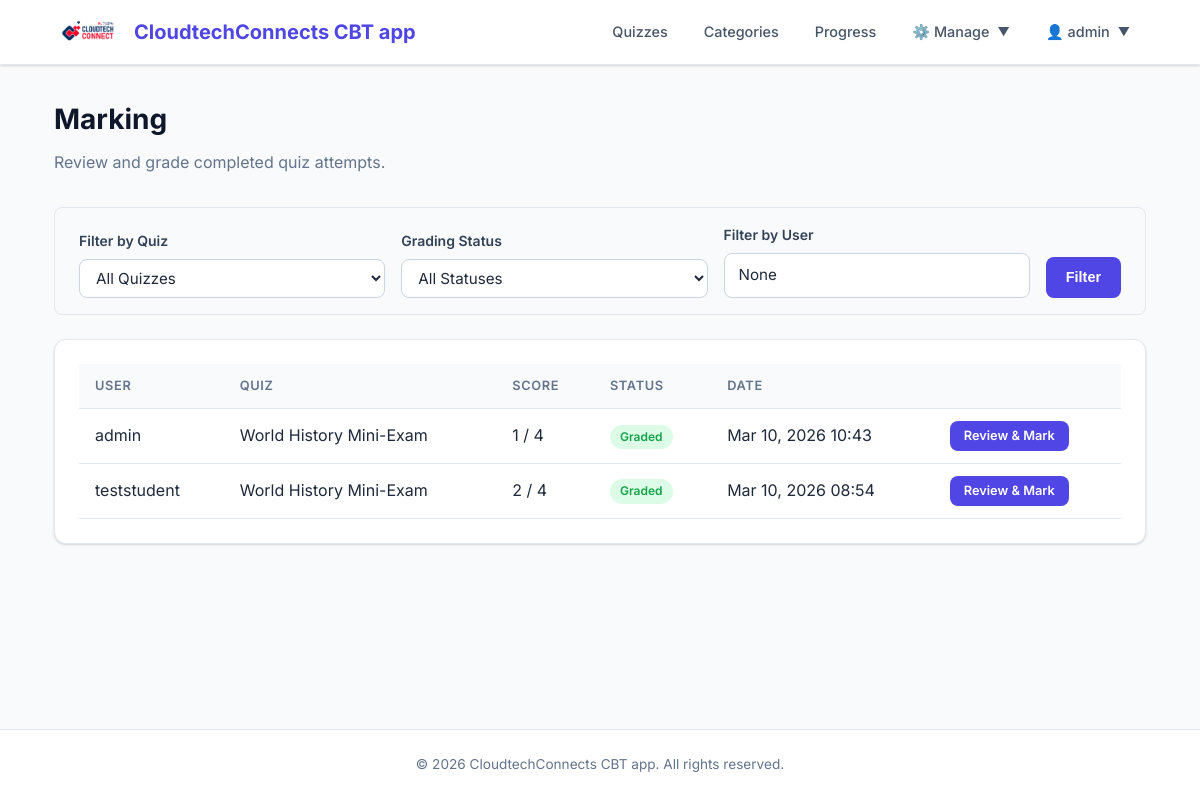
Before: /marking/ (signed in) with the older database file.
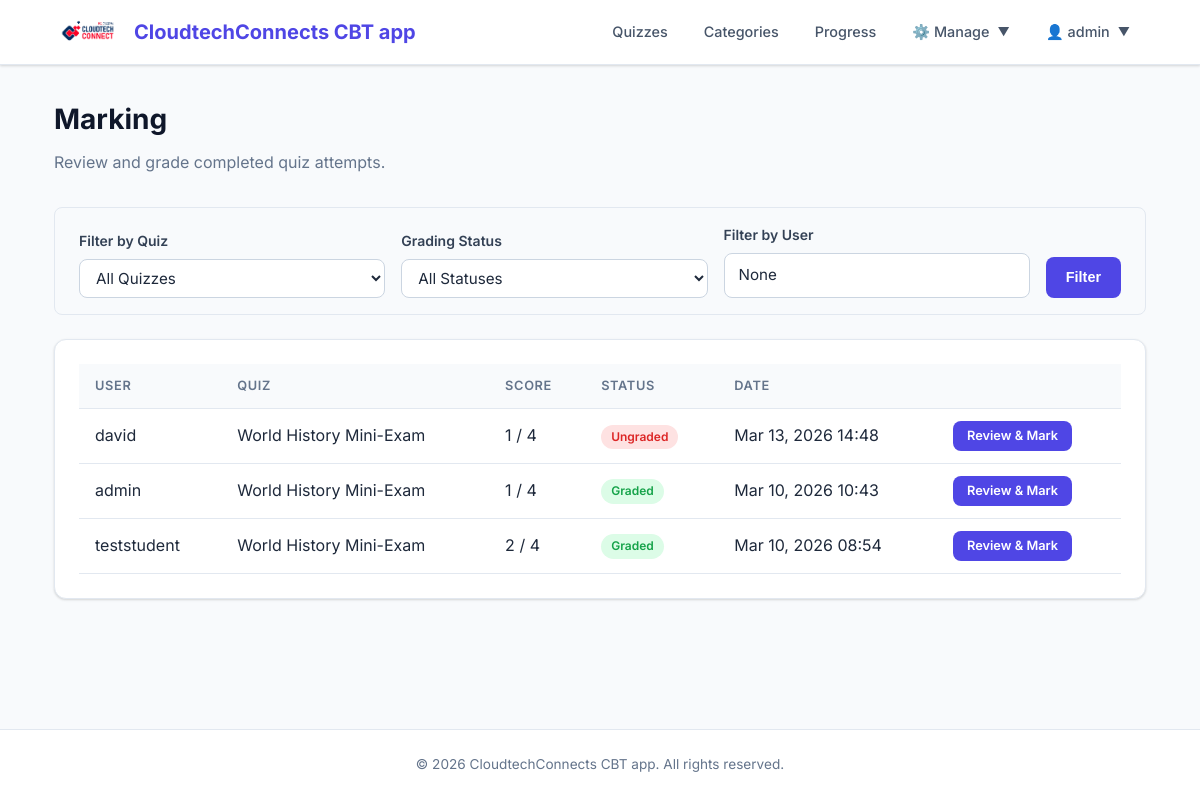
After: the same page with the newer database file.
### apps/quiz/models.py (models this page shows, shortened)
class Sitting(models.Model):
    user = models.ForeignKey(
        settings.AUTH_USER_MODEL,
        on_delete=models.CASCADE,
        null=True,
        blank=True,
        related_name='sittings',
    )
    quiz = models.ForeignKey(
        Quiz,
        on_delete=models.CASCADE,
        related_name='sittings',
    )
    question_order = models.TextField(
        verbose_name='Question Order',
        help_text='JSON list of question PKs in display order.',
    )
    question_list = models.TextField(
        verbose_name='Question List',
        help_text='JSON list of dicts with pk and type.',
    )
    incorrect_questions = models.TextField(
        blank=True,
        verbose_name='Incorrect Questions',
        help_text='Comma-separated PKs of incorrect answers.',
    )
    graded_essays = models.TextField(
        blank=True,
        verbose_name='Graded Essays',
        help_text='Comma-separated PKs of already marked essay questions.',
    )
    current_score = models.IntegerField(default=0)
    complete = models.BooleanField(default=False)
    user_answers = models.TextField(
        default='{}',
        verbose_name='User Answers',
        help_text='JSON dict mapping question pk to user answer.',
    )
    start = models.DateTimeField(auto_now_add=True)
    end = models.DateTimeField(null=True, blank=True)
    objects = SittingManager()
    class Meta:
        verbose_name = 'Sitting'
        verbose_name_plural = 'Sittings'
        ordering = ['-start']
        permissions = ()
    def get_question_list(self):
        try:
            return json.loads(self.question_list)
        except (json.JSONDecodeError, TypeError):
            return []
    def get_graded_essays(self):
        if not self.graded_essays:
            return []
        return [pk for pk in self.graded_essays.split(',') if pk]
    @property
    def get_grading_status(self):
        essay_count = sum(1 for q in self.get_question_list() if q.get('type') == 'essay')
        if essay_count == 0:
            return 'Auto-Graded'
        graded_count = len(self.get_graded_essays())
        if graded_count == 0:
            return 'Ungraded'
        elif graded_count == essay_count:
            return 'Graded'
        else:
            return 'Partially Graded'
    def get_total_questions(self):
        return len(self.get_question_list())

class Quiz(models.Model):
    title = models.CharField(max_length=60, verbose_name='Title')
    description = models.TextField(
        blank=True,
        help_text='A description of the quiz.',
    )
    url = models.SlugField(
        max_length=60,
        unique=True,
        help_text='A user-friendly URL slug.',
        verbose_name='URL',
    )
    category = models.ForeignKey(
        Category,
        on_delete=models.SET_NULL,
        null=True,
        blank=True,
        related_name='quizzes',
    )
    image = models.ImageField(
        upload_to='quiz_images/',
        blank=True,
        null=True,
        help_text='An optional image for the quiz.',
    )
    random_order = models.BooleanField(
        default=False,
        verbose_name='Random Order',
        help_text='Display the questions in a random order each time?',
    )
    max_questions = models.PositiveIntegerField(
        blank=True,
        null=True,
        verbose_name='Max Questions',
        help_text='Number of questions to show (random subset). '
                  'Leave blank to show all.',
    )
    time_limit = models.PositiveIntegerField(
        blank=True,
        null=True,
        verbose_name='Time Limit (minutes)',
        help_text='Time limit for the quiz in minutes. Leave blank for no limit.',
    )
    answers_at_end = models.BooleanField(
        default=False,
        verbose_name='Answers at End',
        help_text='Show correct answers only after quiz completion?',
    )
    hide_results = models.BooleanField(
        default=False,
        verbose_name='Hide Results',
        help_text='If yes, the user will not see their score or marked answers upon completion. '
                  'Useful for standard exams where results are released later.',
    )
    exam_paper = models.BooleanField(
        default=False,
        verbose_name='Exam Paper',
        help_text='If yes, the result of each attempt is stored. '
                  'Necessary for marking.',
    )
    single_attempt = models.BooleanField(
        default=False,
        verbose_name='Single Attempt',
        help_text='If yes, only one attempt per user is allowed.',
    )
    pass_mark = models.SmallIntegerField(
        default=0,
        verbose_name='Pass Mark (%)',
        help_text='Percentage required to pass. 0 means no pass mark.',
        validators=[MinValueValidator(0), MaxValueValidator(100)],
    )
    success_text = models.TextField(
        blank=True,
        verbose_name='Success Text',
        help_text='Displayed if the user passes.',
    )
    fail_text = models.TextField(
        blank=True,
        verbose_name='Fail Text',
        help_text='Displayed if the user fails.',
    )
    draft = models.BooleanField(
        default=False,
        verbose_name='Draft',
        help_text='If yes, the quiz is not publicly visible.',
    )
    featured = models.BooleanField(
        default=False,
        verbose_name='Featured',
        help_text='If yes, this quiz will be the ONLY one visible to students.',
    )
    class Meta:
        verbose_name = 'Quiz'
        verbose_name_plural = 'Quizzes'
        ordering = ['title']
        permissions = (
            ('view_sittings', 'Can see completed exams.'),
        )

### apps/quiz/views.py (the view)
# urls.py: path('marking/', views.marking_list_view, name='marking_list'),
@login_required
@permission_required('quiz.view_sittings', raise_exception=True)
def marking_list_view(request):
    sittings = Sitting.objects.filter(complete=True).select_related('user', 'quiz')
    quiz_filter = request.GET.get('quiz')
    user_filter = request.GET.get('user')
    status_filter = request.GET.get('status')
    if quiz_filter:
        sittings = sittings.filter(quiz__pk=quiz_filter)
    if user_filter:
        sittings = sittings.filter(user__username__icontains=user_filter)
    if status_filter:
        sittings = [s for s in sittings if s.get_grading_status == status_filter]
    quizzes = Quiz.objects.all()
    return render(request, 'quiz/marking_list.html', {
        'sittings': sittings,
        'quizzes': quizzes,
        'quiz_filter': quiz_filter,
        'user_filter': user_filter,
        'status_filter': status_filter,
    })

### apps/quiz/context_processors.py (called while the page is built)
def quiz_context(request):
    featured_quiz = Quiz.objects.filter(featured=True, draft=False).first()
    return {
        'featured_quiz': featured_quiz,
        'is_student': not request.user.is_staff if request.user.is_authenticated else True
    }

### templates/quiz/marking_list.html (shortened to what this page needs)
{% extends "base.html" %}
{% block content %}
<div class="page-header">
    <h1>Marking</h1>
    <p>Review and grade completed quiz attempts.</p>
</div>
<div class="filter-bar">
    <form method="get" style="display: contents;">
        <div class="form-group">
            <label for="quiz-filter">Filter by Quiz</label>
            <select name="quiz" id="quiz-filter" class="form-control">
                <option value="">All Quizzes</option>
            </select>
        </div>
        <div class="form-group">
            <label for="status-filter">Grading Status</label>
            <select name="status" id="status-filter" class="form-control">
                <option value="">All Statuses</option>
            </select>
        </div>
        <div class="form-group">
            <label for="user-filter">Filter by User</label>
            <input type="text" name="user" id="user-filter" class="form-control"
                   placeholder="Username..." value="{{ user_filter }}">
        </div>
        <div>
            <button type="submit" class="btn btn-primary">Filter</button>
        </div>
    </form>
</div>
{% if sittings %}
    <div class="card">
        <div class="card-body">
            <div class="table-responsive">
                <table>
                    <thead>
                        <tr>
                            <th>User</th>
                            <th>Quiz</th>
                            <th>Score</th>
                            <th>Status</th>
                            <th>Date</th>
                            <th></th>
                        </tr>
                    </thead>
                    <tbody>
                        {% for sitting in sittings %}
                            <tr>
                                <td>{{ sitting.user.username|default:"Anonymous" }}</td>
                                <td>{{ sitting.quiz.title }}</td>
                                <td>{{ sitting.current_score }} / {{ sitting.get_total_questions }}</td>
                                <td>
                                    {% if sitting.get_grading_status == 'Graded' or sitting.get_grading_status == 'Auto-Graded' %}
                                        <span class="badge badge-success">{{ sitting.get_grading_status }}</span>
                                    {% elif sitting.get_grading_status == 'Partially Graded' %}
                                        <span class="badge badge-warning">{{ sitting.get_grading_status }}</span>
                                    {% else %}
                                        <span class="badge badge-danger">{{ sitting.get_grading_status }}</span>
                                    {% endif %}
                                </td>
                                <td>{{ sitting.end|date:"M d, Y H:i" }}</td>
                                <td>
                                    <a href="{% url 'quiz:marking_detail' sitting.pk %}"
                                       class="btn btn-primary btn-sm">Review & Mark</a>
                                </td>
                            </tr>
                        {% endfor %}
                    </tbody>
                </table>
            </div>
        </div>
    </div>
{% endif %}
{% endblock %}

### templates/base.html (shortened to what this page needs)
{% load static %}
<!doctype html>
<html lang="en">
  <head>
    <link rel="stylesheet" href="{% static 'css/style.css' %}" />
  </head>
  <body>
    {% include "includes/_nav.html" %} {% include "includes/_messages.html" %}
    <main class="main-content">
      <div class="container">{% block content %}{% endblock %}</div>
    </main>
    <footer class="footer">
      <div class="container">
        <p>&copy; 2026 CloudtechConnects CBT app. All rights reserved.</p>
      </div>
    </footer>
  </body>
</html>

### templates/includes/_nav.html (shortened to what this page needs)
{% load static %}
<nav class="navbar">
    <div class="container">
        <a href="{% url 'quiz:quiz_list' %}" class="navbar-brand" style="display: flex; align-items: center; gap: 0.75rem;">
            <img src="{% static 'img/logo.png' %}" alt="Logo" style="height: 40px; width: auto;">
            <span>CloudtechConnects CBT app</span>
        </a>
        <ul class="navbar-nav">
            {% if not featured_quiz or not is_student %}
                <li><a href="{% url 'quiz:quiz_list' %}">Quizzes</a></li>
                <li><a href="{% url 'quiz:category_list' %}">Categories</a></li>
            {% endif %}
            {% if user.is_authenticated %}
                {% if not featured_quiz or not is_student %}
                    <li><a href="{% url 'quiz:progress' %}">Progress</a></li>
                {% endif %}
                {% if perms.quiz.add_quiz or perms.quiz.view_sittings %}
                    <li class="dropdown">
                        <a href="javascript:void(0)" class="dropdown-trigger" style="display: flex; align-items: center; gap: 0.5rem;" onclick="this.nextElementSibling.classList.toggle('show')">
                            ⚙️ Manage <small>▼</small>
                        </a>
                    </li>
                {% endif %}
                <li class="dropdown">
                    <a href="javascript:void(0)" class="dropdown-trigger" style="display: flex; align-items: center; gap: 0.5rem;" onclick="this.nextElementSibling.classList.toggle('show')">
                        👤 {{ user.username }} <small>▼</small>
                    </a>
                </li>
            {% else %}
                <li><a href="{% url 'accounts:login' %}">Login</a></li>
                <li><a href="{% url 'accounts:register' %}" class="btn btn-primary btn-sm">Sign Up</a></li>
            {% endif %}
        </ul>
    </div>
</nav>

Changed rows visible on the page:
added Sitting: user.username "david", quiz "World History Mini-Exam", current_score "1", get_total_questions "4", get_grading_status "Ungraded", end "Mar 13, 2026 14:48"
